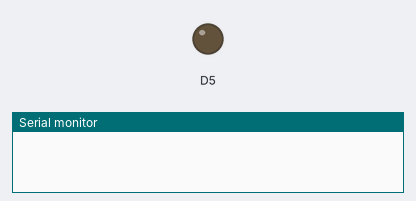
The sketch below on a simulated ESP8266 (NodeMCU). On the bench: output pins drawn as LEDs (lit = HIGH), the last lines printed to the serial monitor.

Above: at 0.05 s.
At 1.25 s:
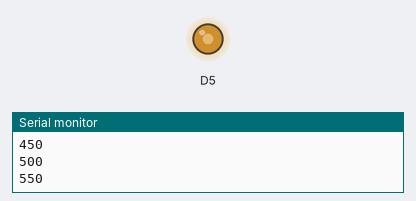
At 1.9 s:
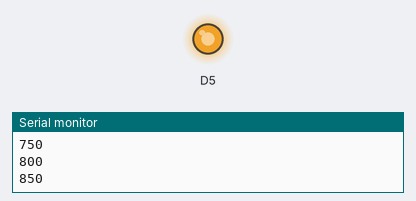
At 3.8 s:
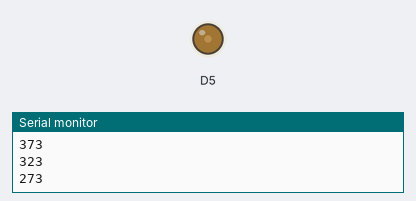
Timing chart, 0 to 5.5 s (numbered marks = the images above):
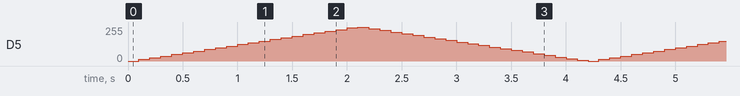

The sketch:

esp_fad.ino
```cpp
void setup() {

  Serial.begin(9600);

}

void loop() {
   for(int i = 0; i<1023; i= i+50)
   {
    analogWrite(D5, i);
    delay(100);
    Serial.println(i);
   }

    for(int h = 1023; h>0; h= h-50)
   {
    analogWrite(D5,h);
    delay(100);
    Serial.println(h);
   }

}
```
